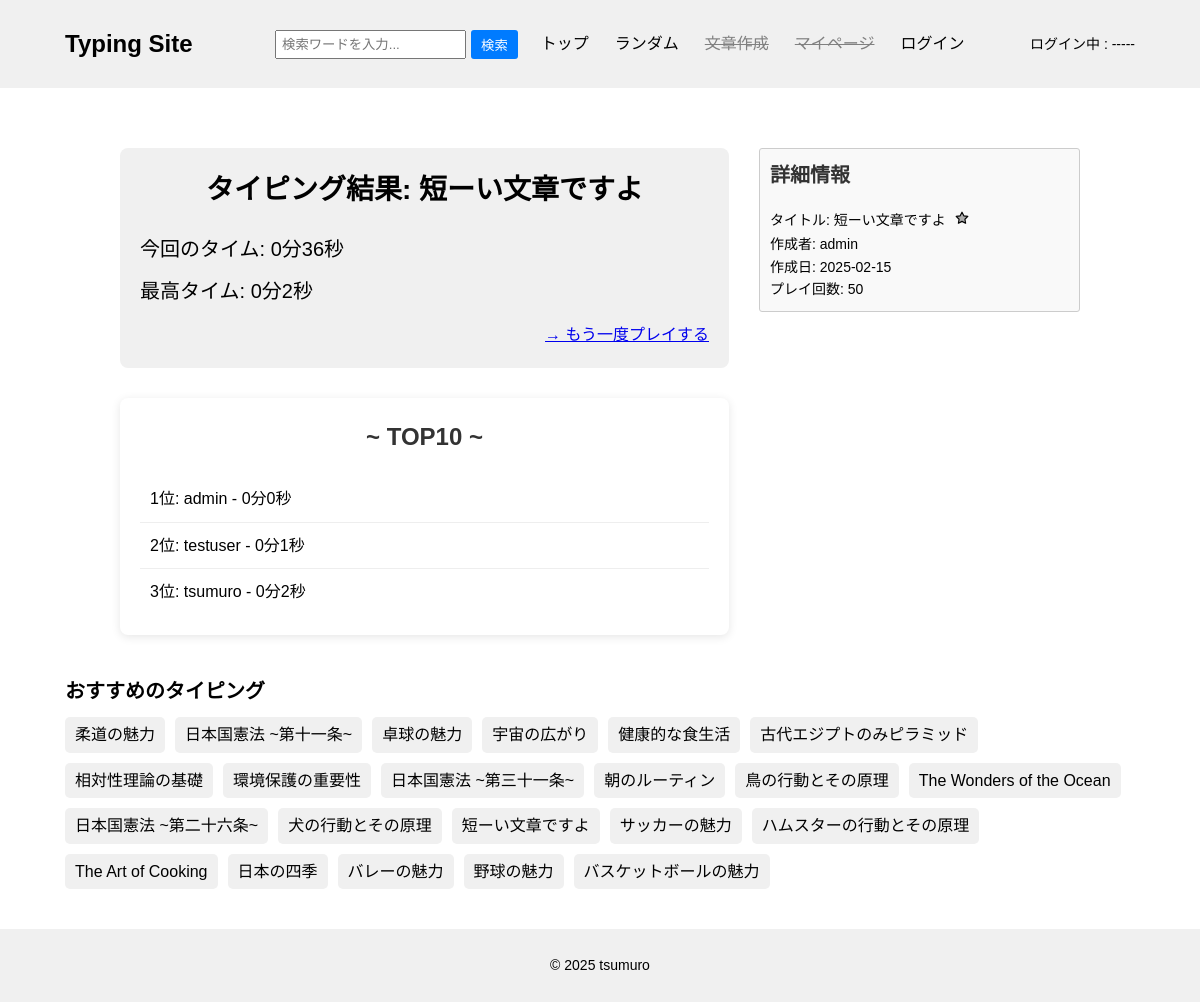
/result/36/36/, run on the app's committed database.
### typingapp/models.py (models this page shows, shortened)
class History(models.Model):
    user = models.ForeignKey(CustomUser, on_delete=models.CASCADE)
    title = models.ForeignKey(Content, on_delete=models.CASCADE)
    typing_time = models.IntegerField()

### contentapp/models.py (models this page shows)
class Content(models.Model):
    user = models.ForeignKey(
        settings.AUTH_USER_MODEL,
        on_delete=models.SET_NULL,
        null=True,
        blank=True
    )
    title = models.CharField(max_length=50, unique=True)
    sentence = models.TextField()
    category = models.ForeignKey(
        Category,
        on_delete=models.SET_NULL,
        null=True,
        blank=True,
    )
    is_public = models.BooleanField(default=True)
    play_count = models.IntegerField(default=0)
    created_at = models.DateTimeField(auto_now_add=True)
    def __str__(self):
        return self.title

### accounts/models.py (models this page shows)
class CustomUser(AbstractUser):
    pass

### typingapp/views.py (the view, shortened to what this page needs)
# urls.py: path('result/<int:pk>/<int:typing_time>/', views.ResultView.as_view(), name='result'),
class ResultView(generic.DetailView):
    model = History
    template_name = "result.html"
    context_object_name = "history"
    def get_context_data(self, **kwargs):
        context = super().get_context_data(**kwargs)
        typing_time = self.kwargs.get("typing_time")
        pk = self.kwargs['pk']
        history = History.objects.get(pk=pk)
        if self.request.user.is_authenticated:
            is_favorite = Favorite.objects.filter(user=self.request.user, title=history.title).exists()
        else:
            is_favorite = False
        context['is_favorite'] = is_favorite
        context["typing_time"] = int(typing_time)
        context["is_best_time"] = typing_time == self.object.typing_time
        context['ranking_list'] = History.objects.filter(title__title=self.object.title).order_by("typing_time")
        context['content_list'] = Content.objects.filter(is_public=True).order_by('?')
        return context

### templatetags/custom_filters.py (called while the page is built)
@register.filter
def format_duration(seconds):
    minutes = seconds // 60
    remaining_seconds = seconds % 60
    return f"{minutes}分{remaining_seconds}秒"

### typingapp/templates/result.html (shortened to what this page needs)
{% extends "base.html" %}
{% load custom_filters %}
{% block contents %}
<div class="result-container">
    <div class="result-content">
        <div class="result-info">
            <h1 class="result-title">タイピング結果: {{ history.title }}</h1>
            {% if is_best_time %}
                <p style="color: green; font-weight: bold;">🎉 最高タイムです！ {{ typing_time|format_duration }} 🎉</p>
            {% else %}
                <p>今回のタイム: {{ typing_time|format_duration }}</p>
                <p>最高タイム: {{ history.typing_time|format_duration }}</p>
            {% endif %}
            <div id="result-comment">
                <a href="{% url "typingapp:typing" history.title.pk %}">→ もう一度プレイする</a>
            </div>
        </div>
        <div class="ranking-list">
            <h2>~ TOP10 ~</h2>
            <ul>
                {% for ranking in ranking_list|slice:":10" %}
                    {% if ranking.user == request.user %}
                        <li style="color: green; font-weight: bold;">{{ forloop.counter }}位: {{ ranking.user }} - {{ ranking.typing_time|format_duration }}</li>
                    {% else %}
                        <li>{{ forloop.counter }}位: {{ ranking.user }} - {{ ranking.typing_time|format_duration }}</li>
                    {% endif %}
                {% empty %}
                    <li>まだランキングがありません</li>
                {% endfor %}
            </ul>
        </div>
    </div>
    <div class="side-content">
        <div class="detail-list">
            <h2>詳細情報</h2>
            <form method="post">
                <p>
                    タイトル: {{ history.title }}
                    {% if is_favorite %}
                        <button type="submit" id="favorite-button" class="favorite-delete-btn" title="お気に入り削除">
                            <svg xmlns="http://www.w3.org/2000/svg" width="16" height="16" viewBox="0 0 24 24" fill="currentColor" stroke="currentColor" stroke-width="2" stroke-linecap="round" stroke-linejoin="round">
                                <polygon points="12 2 15.09 8.26 22 9.27 17 14.14 18.18 21.02 12 17.77 5.82 21.02 7 14.14 2 9.27 8.91 8.26 12 2"></polygon>
                            </svg>
                        </button>
                        <input type="hidden" name="action" value="delete_favorite">
                    {% else %}
                        <button type="submit" id="favorite-button" class="favorite-add-btn" title="お気に入り登録">
                            <svg xmlns="http://www.w3.org/2000/svg" width="16" height="16" viewBox="0 0 24 24" fill="none" stroke="currentColor" stroke-width="2" stroke-linecap="round" stroke-linejoin="round">
                                <polygon points="12 2 15.09 8.26 22 9.27 17 14.14 18.18 21.02 12 17.77 5.82 21.02 7 14.14 2 9.27 8.91 8.26 12 2"></polygon>
                            </svg>
                        </button>
                    {% endif %}
                    <br>
                    作成者: {{ history.title.user }}<br>
                    作成日: {{ history.title.created_at|date:"Y-m-j" }}<br>
                    プレイ回数: {{ history.title.play_count }}
                </p>
            </form>
        </div>
    </div>
</div>
<div class="content-list">
    <h2>おすすめのタイピング</h2>
    <ul>
        {% for content in content_list|slice:":22" %}
        <li><a href="{% url "typingapp:typing" content.pk %}">{{ content.title }}</a></li>
        {% endfor %}
    </ul>
</div>
{% endblock %}

### typingproject/static/css/style.css (style rules this page uses)
* { margin: 0; padding: 0; box-sizing: border-box; }
body { font-family: Arial, sans-serif; line-height: 1.6; }
.detail-list #favorite-button svg { width: 14px; height: 14px; }
.result-container { max-width: 1000px; margin: 0 auto; padding: 20px; display: flex; flex-wrap: wrap; gap: 30px; }
.result-content { flex: 1 1 60%; min-width: 300px; }
.side-content { flex: 1 1 30%; min-width: 250px; }
.result-title { font-size: 28px; font-weight: bold; margin-bottom: 20px; text-align: center; }
.result-info { background-color: #f0f0f0; border-radius: 8px; padding: 20px; margin-bottom: 30px; }
.result-info p { font-size: 20px; margin-bottom: 10px; }
#result-comment { font-size: 16px; text-align: right; margin-top: 15px; }
.ranking-list { background-color: #ffffff; border-radius: 8px; padding: 20px; box-shadow: 0 2px 10px rgba(0, 0, 0, 0.1); }
.ranking-list h2 { font-size: 24px; text-align: center; margin-bottom: 20px; color: #333; }
.ranking-list ul { list-style-type: none; padding: 0; }
.ranking-list li { padding: 10px; border-bottom: 1px solid #eee; font-size: 16px; }
.ranking-list li:last-child { border-bottom: none; }
.detail-list { background-color: #f9f9f9; border-radius: 8px; padding: 20px; margin-bottom: 20px; }
.detail-list h2 { font-size: 20px; margin-bottom: 15px; color: #333; }
.detail-list p { font-size: 14px; line-height: 1.6; }
.detail-list, .ranking_list { padding: 10px; border: 1px solid #ccc; border-radius: 3px; }
.content-list { margin-top: 20px; }
.content-list h2 { font-size: 20px; margin-bottom: 10px; }
.content-list ul { display: flex; flex-wrap: wrap; gap: 10px; list-style-type: none; padding-left: 0; }
.content-list li { background-color: #f0f0f0; border-radius: 5px; display: inline-block; max-width: 250px; transition: transform 0.2s ease, box-shadow 0.2s ease; }
.content-list a { text-decoration: none; color: #000; display: block; padding: 5px 10px; white-space: nowrap; overflow: hidden; text-overflow: ellipsis; }
.favorite-delete-btn, .favorite-add-btn { background: none; border: none; cursor: pointer; padding: 5px; transition: all 0.3s ease; }
.favorite-add-btn svg { width: 20px; height: 20px; fill: #aeaeae; transition: all 0.3s ease; }

### data on the page
History: title "短ーい文章ですよ", typing_time "0分2秒", user "tsumuro", title.user "admin", title.created_at "2025-02-15", title.play_count "50"
History: user "admin", typing_time "0分0秒"
History: user "testuser", typing_time "0分1秒"
Content: title "柔道の魅力"
Content: title "日本国憲法 ~第十一条~"
Content: title "卓球の魅力"
Content: title "宇宙の広がり"
Content: title "健康的な食生活"
Content: title "古代エジプトのみピラミッド"
Content: title "相対性理論の基礎"
Content: title "環境保護の重要性"
Content: title "日本国憲法 ~第三十一条~"
Content: title "朝のルーティン"
Content: title "鳥の行動とその原理"
Content: title "The Wonders of the Ocean"
Content: title "日本国憲法 ~第二十六条~"
Content: title "犬の行動とその原理"
Content: title "短ーい文章ですよ"
Content: title "サッカーの魅力"
Content: title "ハムスターの行動とその原理"
Content: title "The Art of Cooking"
Content: title "日本の四季"
Content: title "バレーの魅力"
Content: title "野球の魅力"
Content: title "バスケットボールの魅力"

### other printed values
{{ typing_time|format_duration }} "0分36秒"
